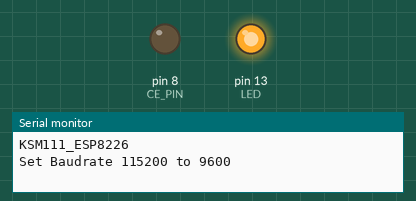
The sketch below on a simulated Arduino Uno, built with avr-gcc and run on an emulated ATmega328P. On the bench: output pins drawn as LEDs (lit = HIGH), the last lines printed to the serial monitor. The modem accepts every AT command (registered, SIM ready, sends succeed) and sends nothing else.

Above: at 0.1 s.
At 5.1 s:
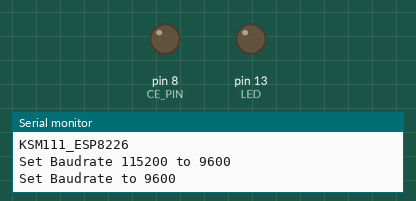
Timing chart, 0 to 6.6 s (numbered marks = the images above):
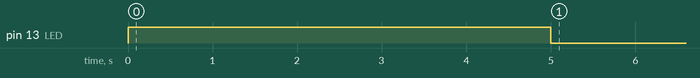

The sketch:

Set_Baudrate.ino
```cpp
// (licence header left out)
#include "KSM111_ESP8266.h"
#include <SoftwareSerial.h>

#define UNO

#ifdef UNO
#define KSRobot_WIFI_RX 2
#define KSRobot_WIFI_TX 3
#else
#define KSRobot_WIFI_RX 10
#define KSRobot_WIFI_TX 11
#endif

#define CE_PIN   8						//if use CE pin
#define WIFIBaudRate 115200
#define SETBaudRate 9600
#define LED 13


KSM111_ESP8266 wifi(KSRobot_WIFI_RX,KSRobot_WIFI_TX,CE_PIN);


void print_debug(String data)
{
  Serial.print(data);
}
void setup()
{
  pinMode(LED, OUTPUT);
  Serial.begin(9600);
  wifi.begin(WIFIBaudRate);
  Serial.println("KSM111_ESP8226");
  Serial.println("Set Baudrate 115200 to "+String(SETBaudRate));
  digitalWrite(LED,HIGH);
  delay(5000);
  wifi.Event_debug = print_debug;
  wifi.change_baud_rate(SETBaudRate);
  digitalWrite(LED,LOW);
  wifi.Event_list = print_debug;

}
void loop()
{

}
```

KSM111_ESP8266.cpp
```cpp
// (licence header left out)
#ifdef __cplusplus
extern "C"
{
#endif
  #include <inttypes.h>
  #include <avr/io.h>
  #include <avr/interrupt.h>
#ifdef __cplusplus
}
#endif
#if ARDUINO >= 100
#include "Arduino.h"
#else
#include "WProgram.h"
#endif
#include "KSM111_ESP8266.h"

int enable_pin;
void event_null(String data){}
char str_data_in[100]="";
unsigned char cnt_str_data=0;
String data_out="";

KSM111_ESP8266 :: KSM111_ESP8266(int rx,int tx,int CE_PIN):SoftwareSerial(rx,tx)
{
	Event_debug =  event_null;
	Event_list = event_null;
	pinMode(CE_PIN, OUTPUT);
	enable_pin = CE_PIN;

}

void KSM111_ESP8266 :: begin(long baudrate)
{
	SoftwareSerial::begin(baudrate);
}

void KSM111_ESP8266 :: hardreset()
{
	char input;
	/*digitalWrite(enable_pin,LOW);
	delay(1000);
	digitalWrite(enable_pin,HIGH);
	delay(3000);	*/

	send_cmd("AT+RST");
	delay(5000);
	while (SoftwareSerial::available())
	{
		input = SoftwareSerial::read();
		//debug(String(input));
	}
	//delay(2000);
	//send_cmd("AT");
	//send_cmd("AT");
	debug("Ready\r\n");

}

void KSM111_ESP8266 :: softreset()
{
	char input;
	send_cmd("AT+RST");
	delay(5000);
	while (SoftwareSerial::available())
	{
		 //SoftwareSerial::read();
		input = SoftwareSerial::read();
		//debug(String(input));
	}
	//delay(2000);
	//send_cmd("AT");
	//send_cmd("AT");
	debug("Ready\r\n");
}

void KSM111_ESP8266 :: setmode(unsigned char mode)
{
	char input;
	SoftwareSerial::flush();
	String cmd = "AT+CWMODE=" + String(mode);
	debug("Setmode = ");
	send_cmd(cmd);
	delay(500);
	while (SoftwareSerial::available())
	{
		input = SoftwareSerial::read();
		debug(String(input));
	}
}

void KSM111_ESP8266 :: listAP()
{
	char input;
	char end[5];
	unsigned char cnt=0;
	SoftwareSerial::flush();
	send_cmd("AT+CWLAP");
	debug("List AP = ");
	long previousMillis = 0;
	long interval = 1000;
	unsigned char time=0;
	while(1)
	{
		while (SoftwareSerial::available())
		{
			input  = SoftwareSerial::read();
			(*Event_list)(String(input));

		}
		 unsigned long currentMillis = millis();
		 if(currentMillis - previousMillis > interval)
		 {
			previousMillis = currentMillis;
			if(time++>5)
			{
				debug("\r\n");
				debug("<---END--->");
				debug("\r\n");
				break;
			}
		 }
	}

}

void KSM111_ESP8266 :: AT_CWJAP_L()
{
	char input;
	char end[5];
	unsigned char cnt=0;
	SoftwareSerial::flush();
	send_cmd("AT+CWJAP?");
	long previousMillis = 0;
	long interval = 1000;
	unsigned char time=0;
	while(1)
	{
		while (SoftwareSerial::available())
		{
			input  = SoftwareSerial::read();
			(*Event_list)(String(input));

		}
		 unsigned long currentMillis = millis();
		 if(currentMillis - previousMillis > interval)
		 {
			previousMillis = currentMillis;
			if(time++>5)
			{
				debug("\r\n");
				debug("<---END--->");
				debug("\r\n");
				break;
			}
		 }
	}

}


bool KSM111_ESP8266 :: connectAP(String ap , String pwd)
{
	bool res=false;
	char input;
	char str[10];
	unsigned str_cnt=0;
	String cmd = "AT+CWJAP=" + String("\"") + ap + String("\"") + String(",")+String("\"") + pwd + String("\"");
	send_cmd(cmd);
	debug("Please wait 8s ...\r\n");
	debug("Connect AP =");

	delay(8000);
	while(1)
	{
		if(SoftwareSerial::available())
		{
			input = SoftwareSerial::read();
			if(input=='K')
			{
				res=true;
				debug("OK\r\n");
				break;
			}
			if(input=='F')
			{
				res = false;
				debug("Fail\r\n");
				break;
			}
		}
	}
	return(res);
}

bool KSM111_ESP8266::disconnectAP()
{
	SoftwareSerial::flush();
	send_cmd("AT+CWQAP");
	debug("Disconnect AP =");
	delay(100);
	return(Res_OK());
}

bool KSM111_ESP8266 :: multipleconnect(unsigned char mul)
{
	String cmd = "AT+CIPMUX=" + String(mul);
	SoftwareSerial::flush();
	send_cmd(cmd);
	debug("multipleconnect = ");
	delay(100);
	return(Res_OK());
}


bool KSM111_ESP8266:: startclient(String type,String add,String port)
{
	bool res=false;
	String cmd = "AT+CIPSTART="+String("\"")+type+String("\",")+String("\"")+add+String("\",")+port;
	debug("Start client = ");
	SoftwareSerial::flush();
	send_cmd(cmd);
	delay(100);
	char input;

	if (SoftwareSerial::find("CONNECT"))
	{
		res=true;
		debug("OK,CONNECT\r\n");
	}
	else
	{
		res=false;
		debug("Fail,Unlink\r\n");
	}

	return(res);
}

bool KSM111_ESP8266:: startclient(unsigned char id,String type,String add,String port)
{
	bool res=false;
	String cmd = "AT+CIPSTART=" + String(id) + "," + String("\"")+type+String("\",")+String("\"")+add+String("\",")+port;
	debug("Srart client = ");
	SoftwareSerial::flush();
	send_cmd(cmd);
	delay(100);
	char input;

	if ( SoftwareSerial::find("CONNECT"))
	{
		res=true;
		debug("OK,CONNECT\r\n");
	}
	else
	{
		res=false;
		debug("Fail,Unlink\r\n");
	}

	return(res);
}

bool KSM111_ESP8266 :: startserver(String port)
{
	bool res=0;
	String cmd = "AT+CIPSERVER="+String("1")+String(",")+port;
	send_cmd(cmd);
	debug("Start Server = Port "+port+" ");
	delay(100);
	if (SoftwareSerial::find("OK"))
	{
		debug("OK\r\n");
		res = true;
	}
	else if (SoftwareSerial::find("no change"))
	{
		debug("no change\r\n");
		res = true;
	}
	else
	{
		debug("Error\r\n");
		res = false;
	}
	return(res);

}

bool KSM111_ESP8266 ::stopserver()
{
	bool res=0;
	String cmd = "AT+CIPSERVER="+String("0");
	send_cmd(cmd);
	debug("Stop Server ");
	delay(100);
	if (SoftwareSerial::find("OK"))
	{
		debug("OK\r\n");
		res = true;
	}
	else
	{
		debug("Error\r\n");
		res = false;
	}
	return(res);

}

bool KSM111_ESP8266 :: stop()
{
	bool res=false;
	send_cmd("AT+CIPCLOSE");
	debug("Stop = ");
	delay(100);
	if (SoftwareSerial::find("CLOSED"))
	{
		res=true;
		debug("OK,CLOSED\r\n");
	}
	else
	{
		res=false;
		debug("ERROR\r\n");
	}

	return(res);
}

bool KSM111_ESP8266 :: stop(unsigned char id)
{
	bool res=false;
	String cmd = "AT+CIPCLOSE="+String(id);
	send_cmd(cmd);
	debug("Stop = ");
	delay(100);
	if (SoftwareSerial::find("OK"))
	{
		res=true;
		debug("OK,Unlink\r\n");
	}
	else
	{
		res=false;
		debug("ERROR\r\n");
	}

	return(res);
}

bool KSM111_ESP8266 :: print(String str)
{
   bool res;
   String cmd = "AT+CIPSEND="+String(str.length());
   SoftwareSerial::flush();
   send_cmd(cmd);

   if (SoftwareSerial::find(">"))
	{
		debug("Send -->");
		debug(str);
		debug("\r\n");
		res = true;
	}
	else
	{
		debug("Send Error\r\n");
		res = false;
	}
	SoftwareSerial::print(str);
	if (SoftwareSerial::find("SEND OK"))
	{
		debug("SEND OK\r\n");
		res = true;
	}
	else
	{
		debug("SEND Fail\r\n");
		res = false;
	}
   return(res);
}

bool KSM111_ESP8266 :: print(unsigned char id,String str)
{
	String cmd = "AT+CIPSEND="+String(id)+String(",")+String(str.length());
    SoftwareSerial::flush();
    send_cmd(cmd);

   if (SoftwareSerial::find(">"))
	{
		debug("Send -->");
		debug(str);
		debug("\r\n");
	}
	else
	{
		debug("Send Error\r\n");
	}
	SoftwareSerial::print(str);
	if (SoftwareSerial::find("SEND OK"))
	{
		debug("SEND OK\r\n");
	}
	else
	{
		debug("SEND Fail\r\n");
	}
}

bool KSM111_ESP8266 :: println(String str)
{
    String data = str+String("\r\n");
	return(print(data));
}

bool KSM111_ESP8266 :: println(unsigned char id,String str)
{
	String data = str+String("\r\n");
	return(print(id,data));
}

bool KSM111_ESP8266 :: send(unsigned char id,int len)
{
	bool res;
	String cmd = "AT+CIPSEND="+String(id)+String(",")+String(len);
	SoftwareSerial::flush();
    send_cmd(cmd);
   if (SoftwareSerial::find(">"))
	{
		debug("Send ...");
		debug("\r\n");
		res = true;
	}
	else
	{
		debug("Send Error\r\n");
		res = false;
	}
	return(res);
}

bool KSM111_ESP8266 :: write(unsigned char id,char *data,int len)
{
	bool res;

	res = send(id,len);
	if(!res)
	return(res);
	for(int i=0;i<len;i++)
	{
		SoftwareSerial::write(data[i]);
	}
	if (SoftwareSerial::find("SEND OK"))
	{
		debug("SEND OK\r\n");
		res = true;
	}
	else
	{
		debug("SEND Fail\r\n");
		res = false;
	}
   return(res);

}

bool KSM111_ESP8266 :: write_HTML(unsigned char id,char *data)
{
	int len=0;
	while(data[len])
	{
		len++;
	}
	write(id,data,len);

}

String KSM111_ESP8266 ::ipstatus()
{
	String status;
	char input;
	SoftwareSerial::flush();
	send_cmd("AT+CIPSTATUS");

	while (1)
	{
		if(SoftwareSerial::available())
		{
			input = SoftwareSerial::read();
			status += String(input);
			//debug(String(input));
			if(input=='K')
				break;
		}

	}
	debug(status);
return(status);
}

bool KSM111_ESP8266 :: setAP(String ssid,String pwd,unsigned char ch,unsigned char ecn)
{
	//flush();
	String cmd ="AT+CWSAP="+String("\"")+ssid+String("\",")+String("\"")+pwd+String("\",")+String(ch)+String(",")+String(ecn);
	send_cmd(cmd);
	debug(cmd);
	debug("\r\n");
	debug("Set Access Point =");
return(Res_OK());
}

int KSM111_ESP8266 :: read()
{
	return(SoftwareSerial::read());
}

int KSM111_ESP8266 :: available()
{
	return(SoftwareSerial::available());
}

bool KSM111_ESP8266 :: find(char* str)
{
	return(SoftwareSerial::find(str));
}

void KSM111_ESP8266 :: write(char c)
{
	SoftwareSerial::write(c);
}

void KSM111_ESP8266 :: flush()
{
	SoftwareSerial::flush();
	send_cmd("AT");
	send_cmd("AT");
}

String KSM111_ESP8266 :: readstringdata()
{
//+IPD,0,7:LED OFF
//char str_data_in[50]="";
//unsigned char cnt_str_data=0;
  while (SoftwareSerial::available())
  {
		char input = SoftwareSerial::read();
		//Serial.print(input);
		if((input != 0x0A)&&(input != 0x0D))
		{
			str_data_in[cnt_str_data] = input;
			cnt_str_data++;
			if(cnt_str_data>99)
			{
				cnt_str_data=0;
			}
			if(str_data_in[0] != '+')
			{
				cnt_str_data=0;
			}
		}
		if((input == 0x0A)&& (str_data_in[0] == '+'))
		{
			str_data_in[cnt_str_data]=0;
			String data_str = String(str_data_in);
			unsigned char index = data_str.indexOf(':');
			currentID = str_data_in[5]-0x30;
			data_out = data_str.substring(index+1);
			//Serial.print(data_out);
			Serial.print("ID="+ String(currentID)+"\r\n");
			cnt_str_data=0;
			return(data_out);
		}
	}
	return("");
}

String KSM111_ESP8266 :: ShowIP(unsigned char mode)
{
  char input;
	String all_in="";
	unsigned char cnt=0;
	String my_ip="";
	SoftwareSerial::flush();
	if(mode == STATION)
		send_cmd("AT+CIPSTA?");
	else if(mode == AP)
		send_cmd("AT+CIPAP?");
	delay(500);
		while(1)
		{
			if(SoftwareSerial::available())
			{
				input = SoftwareSerial::read();
				all_in += String(input);
				//debug(String(input));
				if(((input >= 0x30)&&(input <= 0x39))||(input == '.'))
				{
					my_ip += String(input);
				}
				if(input=='K')
				{
					my_ip += String("\r\n");

				break;
			  }
			}
		}


	if(my_ip.length()>2)
	{

	if(mode == STATION)
		debug("STA IP =");
	else if(mode == AP)
		debug("AP IP =");
		debug(my_ip);
		debug("\r\n");
	}
	else
	{
		debug(all_in);
		return("Error");
	}

   return(my_ip);

}

bool KSM111_ESP8266 :: change_baud_rate(long baud)
{
	bool res = false;
	String cmd = "AT+CIOBAUD="+String(baud);
	send_cmd(cmd);
	debug("Set Baudrate to "+String(baud)+"\r\n");
	SoftwareSerial::begin(baud);
	return(res);
}


void KSM111_ESP8266 :: send_cmd(String data)
{
	 SoftwareSerial::println(data);
}

void KSM111_ESP8266:: debug(String data)
{
   (*Event_debug)(data);
}

bool KSM111_ESP8266:: Res_OK()
{
	bool res=false;
	if ( SoftwareSerial::find("OK"))
	{
		debug("OK\r\n");
		res = true;
	}
	else
	{
		debug("Error\r\n");
		res = false;
	}
	return(res);
}
```

KSM111_ESP8266.h
```cpp
// (licence header left out)
#ifndef KSM111_ESP8266_h
#define KSM111_ESP8266_h

#include <Arduino.h>
#include <avr/io.h>
#include <avr/pgmspace.h>
#include <Stream.h>
#include <SoftwareSerial.h>

#define STATION 1
#define AP 2
#define STATION_AP 3

#define SINGLE 0
#define MULTIPLE 1

#define OPEN	0
#define WEP		1
#define WPA_PSK 2
#define WPA2_PSK 3
#define WPA_WPA2_PSK 4


class KSM111_ESP8266 : public SoftwareSerial
{
	public:
	KSM111_ESP8266(int,int,int);
	void begin(long);
	void hardreset();
	void softreset();
	void setmode(unsigned char mode);
	void listAP();
	void AT_CWJAP_L();
	bool disconnectAP();
	bool connectAP(String ap,String pwd);
	bool Res_OK();
	bool change_baud_rate(long baud);
	bool multipleconnect(unsigned char mul);
	String ShowIP(unsigned char mode);
	bool startclient(String type,String add,String port);
	bool startclient(unsigned char id,String type,String add,String port);
	bool startserver(String port);
	bool stopserver();
	bool stop();
	bool stop(unsigned char id);
	String ipstatus();
	bool setAP(String ssid,String pwd,unsigned char ch,unsigned char ecn);
	bool print(String str);
	bool print(unsigned char id,String str);
	bool println(String str);
	bool println(unsigned char id,String str);
	bool write(unsigned char id,char *data,int len);
	bool write_HTML(unsigned char id,char *data);
	bool send(unsigned char id,int len);

	String readstringdata();
	unsigned char currentID;

	void write(char c);
	void flush();
	int read();
	int available();
	bool find(char* str);


	void send_cmd(String);
	void (*Event_debug)(String data);
	void (*Event_list)(String data);
	void debug(String);


};

#endif
```
